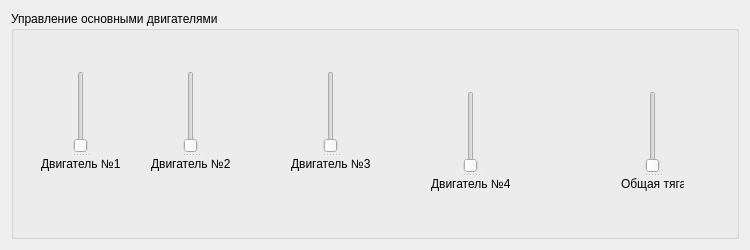
<?xml version="1.0" encoding="UTF-8"?>
<ui version="4.0">
 <class>Form</class>
 <widget class="QWidget" name="Form">
  <property name="geometry">
   <rect>
    <x>0</x>
    <y>0</y>
    <width>750</width>
    <height>250</height>
   </rect>
  </property>
  <property name="sizePolicy">
   <sizepolicy hsizetype="Fixed" vsizetype="Fixed">
    <horstretch>0</horstretch>
    <verstretch>0</verstretch>
   </sizepolicy>
  </property>
  <property name="minimumSize">
   <size>
    <width>750</width>
    <height>250</height>
   </size>
  </property>
  <property name="maximumSize">
   <size>
    <width>750</width>
    <height>250</height>
   </size>
  </property>
  <property name="windowTitle">
   <string>Настройка двигателя</string>
  </property>
  <layout class="QHBoxLayout" name="horizontalLayout">
   <item>
    <widget class="QGroupBox" name="groupBox">
     <property name="title">
      <string>Управление основными двигателями</string>
     </property>
     <widget class="QSplitter" name="splitter">
      <property name="geometry">
       <rect>
        <x>30</x>
        <y>60</y>
        <width>80</width>
        <height>100</height>
       </rect>
      </property>
      <property name="orientation">
       <enum>Qt::Orientation::Vertical</enum>
      </property>
      <widget class="QSlider" name="verticalSlider1">
       <property name="orientation">
        <enum>Qt::Orientation::Vertical</enum>
       </property>
      </widget>
      <widget class="QLabel" name="Engine1">
       <property name="text">
        <string>Двигатель №1</string>
       </property>
      </widget>
     </widget>
     <widget class="QSplitter" name="splitter_2">
      <property name="geometry">
       <rect>
        <x>140</x>
        <y>60</y>
        <width>80</width>
        <height>100</height>
       </rect>
      </property>
      <property name="orientation">
       <enum>Qt::Orientation::Vertical</enum>
      </property>
      <widget class="QSlider" name="verticalSlider2">
       <property name="orientation">
        <enum>Qt::Orientation::Vertical</enum>
       </property>
      </widget>
      <widget class="QLabel" name="Engine2">
       <property name="text">
        <string>Двигатель №2</string>
       </property>
      </widget>
     </widget>
     <widget class="QSplitter" name="splitter_3">
      <property name="geometry">
       <rect>
        <x>280</x>
        <y>60</y>
        <width>80</width>
        <height>100</height>
       </rect>
      </property>
      <property name="orientation">
       <enum>Qt::Orientation::Vertical</enum>
      </property>
      <widget class="QSlider" name="verticalSlider3">
       <property name="orientation">
        <enum>Qt::Orientation::Vertical</enum>
       </property>
      </widget>
      <widget class="QLabel" name="Engine3">
       <property name="text">
        <string>Двигатель №3</string>
       </property>
      </widget>
     </widget>
     <widget class="QSplitter" name="splitter_4">
      <property name="geometry">
       <rect>
        <x>420</x>
        <y>80</y>
        <width>80</width>
        <height>100</height>
       </rect>
      </property>
      <property name="orientation">
       <enum>Qt::Orientation::Vertical</enum>
      </property>
      <widget class="QSlider" name="verticalSlider4">
       <property name="orientation">
        <enum>Qt::Orientation::Vertical</enum>
       </property>
      </widget>
      <widget class="QLabel" name="Engine4">
       <property name="text">
        <string>Двигатель №4</string>
       </property>
      </widget>
     </widget>
     <widget class="QSplitter" name="splitter_5">
      <property name="geometry">
       <rect>
        <x>610</x>
        <y>80</y>
        <width>63</width>
        <height>100</height>
       </rect>
      </property>
      <property name="orientation">
       <enum>Qt::Orientation::Vertical</enum>
      </property>
      <widget class="QSlider" name="verticalSlider5">
       <property name="orientation">
        <enum>Qt::Orientation::Vertical</enum>
       </property>
      </widget>
      <widget class="QLabel" name="label">
       <property name="text">
        <string>Общая тяга</string>
       </property>
      </widget>
     </widget>
    </widget>
   </item>
  </layout>
 </widget>
 <resources/>
 <connections/>
</ui>
